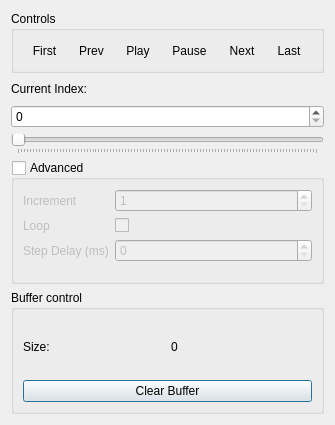
<?xml version="1.0" encoding="UTF-8"?>
<ui version="4.0">
 <class>GeometryBuffer</class>
 <widget class="QDialog" name="GeometryBuffer">
  <property name="geometry">
   <rect>
    <x>0</x>
    <y>0</y>
    <width>335</width>
    <height>425</height>
   </rect>
  </property>
  <property name="minimumSize">
   <size>
    <width>335</width>
    <height>425</height>
   </size>
  </property>
  <property name="windowTitle">
   <string>Geometry Buffer</string>
  </property>
  <layout class="QGridLayout" name="gridLayout">
   <item row="8" column="1">
    <widget class="QGroupBox" name="groupBox_2">
     <property name="title">
      <string>Buffer control</string>
     </property>
     <layout class="QGridLayout" name="gridLayout_2">
      <item row="0" column="0">
       <layout class="QHBoxLayout" name="horizontalLayout_2">
        <item>
         <widget class="QLabel" name="label_5">
          <property name="text">
           <string>Size: </string>
          </property>
         </widget>
        </item>
        <item>
         <widget class="QLabel" name="sizeLabel_">
          <property name="text">
           <string>0</string>
          </property>
         </widget>
        </item>
       </layout>
      </item>
      <item row="1" column="0">
       <widget class="QPushButton" name="clearBufferPushButton_">
        <property name="text">
         <string>Clear Buffer</string>
        </property>
       </widget>
      </item>
     </layout>
    </widget>
   </item>
   <item row="5" column="1">
    <widget class="QSpinBox" name="indexSpinBox_">
     <property name="maximum">
      <number>999999999</number>
     </property>
    </widget>
   </item>
   <item row="0" column="1">
    <widget class="QGroupBox" name="groupBox">
     <property name="sizePolicy">
      <sizepolicy hsizetype="Preferred" vsizetype="Fixed">
       <horstretch>0</horstretch>
       <verstretch>0</verstretch>
      </sizepolicy>
     </property>
     <property name="minimumSize">
      <size>
       <width>245</width>
       <height>50</height>
      </size>
     </property>
     <property name="title">
      <string>Controls</string>
     </property>
     <property name="alignment">
      <set>Qt::AlignLeading|Qt::AlignLeft|Qt::AlignTop</set>
     </property>
     <layout class="QHBoxLayout" name="horizontalLayout">
      <item>
       <widget class="QToolButton" name="firstIndexButton_">
        <property name="minimumSize">
         <size>
          <width>30</width>
          <height>0</height>
         </size>
        </property>
        <property name="toolTip">
         <string>Jump to first index</string>
        </property>
        <property name="text">
         <string>First</string>
        </property>
        <property name="autoRaise">
         <bool>true</bool>
        </property>
       </widget>
      </item>
      <item>
       <widget class="QToolButton" name="previousIndexButton_">
        <property name="minimumSize">
         <size>
          <width>30</width>
          <height>0</height>
         </size>
        </property>
        <property name="toolTip">
         <string>Step backward one index</string>
        </property>
        <property name="text">
         <string>Prev</string>
        </property>
        <property name="autoRaise">
         <bool>true</bool>
        </property>
       </widget>
      </item>
      <item>
       <widget class="QToolButton" name="playButton_">
        <property name="minimumSize">
         <size>
          <width>30</width>
          <height>0</height>
         </size>
        </property>
        <property name="toolTip">
         <string>Start play mode</string>
        </property>
        <property name="text">
         <string>Play</string>
        </property>
        <property name="autoRaise">
         <bool>true</bool>
        </property>
       </widget>
      </item>
      <item>
       <widget class="QToolButton" name="pauseButton_">
        <property name="toolTip">
         <string>Stop play mode</string>
        </property>
        <property name="text">
         <string>Pause</string>
        </property>
        <property name="autoRaise">
         <bool>true</bool>
        </property>
       </widget>
      </item>
      <item>
       <widget class="QToolButton" name="nextIndexButton_">
        <property name="enabled">
         <bool>true</bool>
        </property>
        <property name="minimumSize">
         <size>
          <width>30</width>
          <height>0</height>
         </size>
        </property>
        <property name="toolTip">
         <string>Step forward one index</string>
        </property>
        <property name="text">
         <string>Next</string>
        </property>
        <property name="autoRaise">
         <bool>true</bool>
        </property>
       </widget>
      </item>
      <item>
       <widget class="QToolButton" name="lastIndexButton_">
        <property name="enabled">
         <bool>true</bool>
        </property>
        <property name="minimumSize">
         <size>
          <width>30</width>
          <height>0</height>
         </size>
        </property>
        <property name="toolTip">
         <string>Jump to last index</string>
        </property>
        <property name="text">
         <string>Last</string>
        </property>
        <property name="autoRaise">
         <bool>true</bool>
        </property>
       </widget>
      </item>
     </layout>
    </widget>
   </item>
   <item row="4" column="1">
    <widget class="QLabel" name="label">
     <property name="maximumSize">
      <size>
       <width>16777215</width>
       <height>20</height>
      </size>
     </property>
     <property name="text">
      <string>Current Index:</string>
     </property>
    </widget>
   </item>
   <item row="6" column="1">
    <widget class="QSlider" name="indexSlider_">
     <property name="maximum">
      <number>100</number>
     </property>
     <property name="orientation">
      <enum>Qt::Horizontal</enum>
     </property>
     <property name="tickPosition">
      <enum>QSlider::TicksBelow</enum>
     </property>
     <property name="tickInterval">
      <number>1</number>
     </property>
    </widget>
   </item>
   <item row="7" column="1">
    <widget class="QGroupBox" name="advancedGroupBox_">
     <property name="enabled">
      <bool>true</bool>
     </property>
     <property name="title">
      <string>Advanced</string>
     </property>
     <property name="checkable">
      <bool>true</bool>
     </property>
     <property name="checked">
      <bool>false</bool>
     </property>
     <layout class="QFormLayout" name="formLayout">
      <item row="0" column="0">
       <widget class="QLabel" name="label_2">
        <property name="text">
         <string>Increment</string>
        </property>
       </widget>
      </item>
      <item row="0" column="1">
       <widget class="QSpinBox" name="indexIncrementSpinBox_">
        <property name="enabled">
         <bool>false</bool>
        </property>
        <property name="minimum">
         <number>1</number>
        </property>
        <property name="maximum">
         <number>9999999</number>
        </property>
        <property name="value">
         <number>1</number>
        </property>
       </widget>
      </item>
      <item row="2" column="0">
       <widget class="QLabel" name="label_3">
        <property name="text">
         <string>Step Delay (ms)</string>
        </property>
       </widget>
      </item>
      <item row="1" column="0">
       <widget class="QLabel" name="label_4">
        <property name="text">
         <string>Loop</string>
        </property>
       </widget>
      </item>
      <item row="2" column="1">
       <widget class="QSpinBox" name="executionDelaySpinBox_">
        <property name="maximum">
         <number>99999999</number>
        </property>
        <property name="singleStep">
         <number>10</number>
        </property>
       </widget>
      </item>
      <item row="1" column="1">
       <widget class="QCheckBox" name="loopCheckBox_">
        <property name="text">
         <string/>
        </property>
       </widget>
      </item>
     </layout>
    </widget>
   </item>
  </layout>
 </widget>
 <resources/>
 <connections>
  <connection>
   <sender>indexSlider_</sender>
   <signal>valueChanged(int)</signal>
   <receiver>indexSpinBox_</receiver>
   <slot>setValue(int)</slot>
   <hints>
    <hint type="sourcelabel">
     <x>98</x>
     <y>143</y>
    </hint>
    <hint type="destinationlabel">
     <x>98</x>
     <y>108</y>
    </hint>
   </hints>
  </connection>
  <connection>
   <sender>indexSpinBox_</sender>
   <signal>valueChanged(int)</signal>
   <receiver>indexSlider_</receiver>
   <slot>setValue(int)</slot>
   <hints>
    <hint type="sourcelabel">
     <x>98</x>
     <y>108</y>
    </hint>
    <hint type="destinationlabel">
     <x>98</x>
     <y>143</y>
    </hint>
   </hints>
  </connection>
  <connection>
   <sender>advancedGroupBox_</sender>
   <signal>clicked(bool)</signal>
   <receiver>indexIncrementSpinBox_</receiver>
   <slot>setEnabled(bool)</slot>
   <hints>
    <hint type="sourcelabel">
     <x>93</x>
     <y>172</y>
    </hint>
    <hint type="destinationlabel">
     <x>121</x>
     <y>174</y>
    </hint>
   </hints>
  </connection>
 </connections>
</ui>
